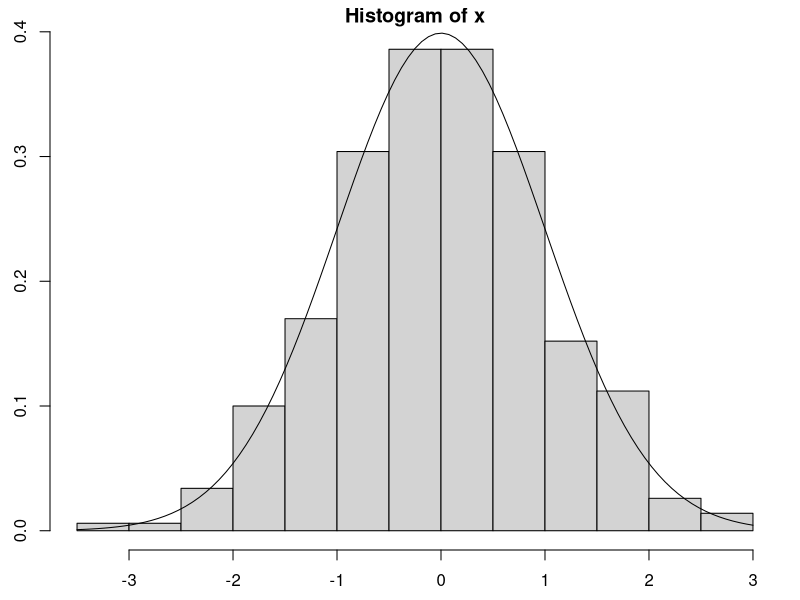

Write R code to recreate this figure.
## ---- chunk 1
set.seed(42)
mean(rnorm(10000))
## ---- chunk 2
x <- rnorm(1000)
par(mar=c(2.5, 2.5, 1.5, 1))
hist(x, probability = TRUE)
curve(dnorm(x), add=TRUE)
